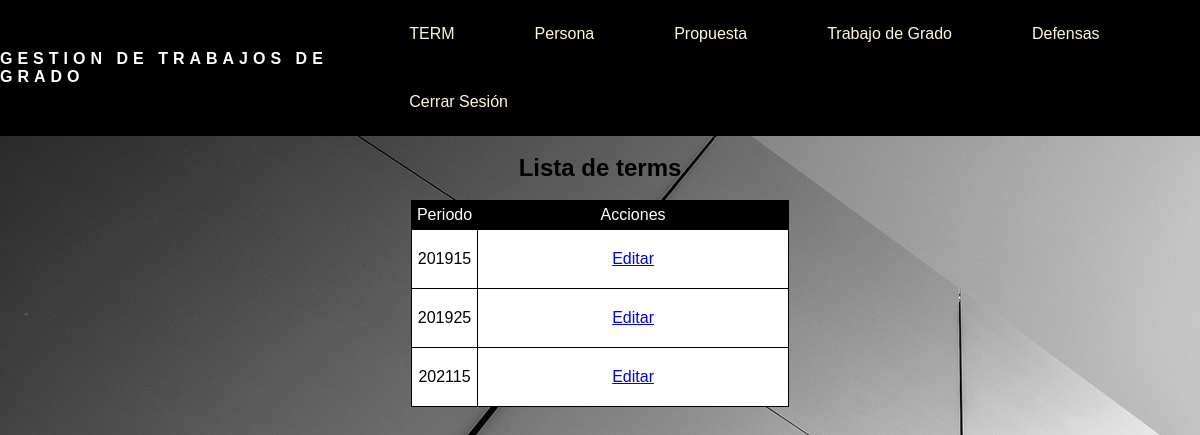
Page /consultaterm (signed in) on the earlier database version.
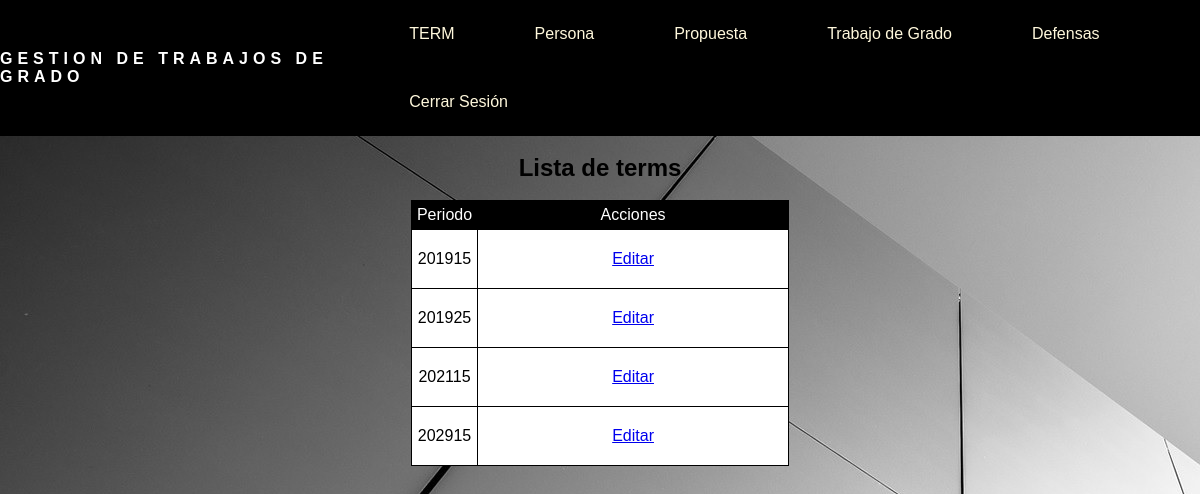
Same page on the later database version.
### gestionusuarios/models.py (models this page shows, shortened)
class Term(models.Model):
    Periodo = models.IntegerField()

### gestionusuarios/views.py (the view)
# urls.py: path('consultaterm', views.consultar_term, name='term_consulta'),
def consultar_term(request):
    if request.user.is_authenticated:
        terms = Term.objects.all()
        return render(request, "gestionusuarios/consultaterm.html", {'terms': terms})
    return redirect('/login')

### gestionusuarios/templates/gestionusuarios/consultaterm.html (shortened to what this page needs)
{% load static %}
<head>
    <link rel="stylesheet" href="{% static 'gestionusuarios/styles/nav.css' %}">
    <link rel="stylesheet" href="{% static 'gestionusuarios/styles/formulario.css' %}">
    <link rel="stylesheet" href="{% static 'gestionusuarios/styles/tablaconsultaterm.css' %}">
</head>
{% block content %}
<body background="static/gestionusuarios/imagenes/fondoproyecto.jpg">
    <nav>
        <div class="logo">
            <h4>GESTION DE TRABAJOS DE GRADO</h4>
        </div>
        <ul class="nav-links">
            <li><a href="">TERM</a>
            </li>
            <li><a href="nuevo">Persona</a>
            </li>
            <li><a href="">Propuesta</a>
            </li>
            <li><a href="">Trabajo de Grado</a>
            </li>
            <li><a href="">Defensas</a>
            </li>
            <li><a href="/logout">Cerrar Sesión</a></li>
        </ul>
    </nav>
<br>
<div id="listaterm">
    <h2>Lista de terms</h2>
    <br>
    <table class="table table-bordered">
        <thead>
            <tr>
                <td>Periodo</td>
                <td>Acciones</td>
            </tr>
        </thead>
        <tbody>
            {% for term in terms %}
            <tr>
                <td>{{term.Periodo}}</td>
                <td>
                    <a class="btn btn-primary" href="{% url 'editar_term' term.Periodo %}">Editar</a>
                </td>
            </tr>
            {% endfor %}
        </tbody>
    </table>
</div>
</body>
{% endblock %}

Differences in the rows shown:
added Term: Periodo "202915"
